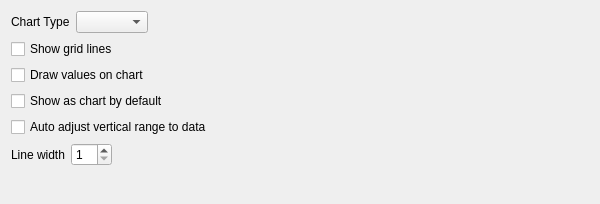
<?xml version="1.0" encoding="UTF-8"?>
<ui version="4.0">
 <class>kMyMoneyReportConfigTabChartDecl</class>
 <widget class="QWidget" name="kMyMoneyReportConfigTabChartDecl">
  <property name="geometry">
   <rect>
    <x>0</x>
    <y>0</y>
    <width>600</width>
    <height>204</height>
   </rect>
  </property>
  <property name="windowTitle">
   <string>Chart Tab</string>
  </property>
  <property name="toolTip">
   <string/>
  </property>
  <property name="whatsThis">
   <string>&lt;p&gt;On this tab, you configure the chart drawn for this report.&lt;/p&gt;</string>
  </property>
  <layout class="QVBoxLayout">
   <item>
    <layout class="QHBoxLayout">
     <item>
      <widget class="QLabel" name="textLabel1">
       <property name="sizePolicy">
        <sizepolicy hsizetype="Preferred" vsizetype="Preferred">
         <horstretch>0</horstretch>
         <verstretch>0</verstretch>
        </sizepolicy>
       </property>
       <property name="toolTip">
        <string>&lt;p&gt;Select what form you would like the chart to be drawn as.&lt;/p&gt;</string>
       </property>
       <property name="text">
        <string>Chart Type</string>
       </property>
       <property name="wordWrap">
        <bool>false</bool>
       </property>
      </widget>
     </item>
     <item>
      <widget class="KMyMoneyGeneralCombo" name="m_comboType"/>
     </item>
     <item>
      <spacer name="spacer1">
       <property name="orientation">
        <enum>Qt::Horizontal</enum>
       </property>
       <property name="sizeType">
        <enum>QSizePolicy::Expanding</enum>
       </property>
       <property name="sizeHint" stdset="0">
        <size>
         <width>121</width>
         <height>20</height>
        </size>
       </property>
      </spacer>
     </item>
    </layout>
   </item>
   <item>
    <widget class="QCheckBox" name="m_checkGridLines">
     <property name="toolTip">
      <string>&lt;p&gt;Select this option to show horizontal and vertical grid lines on the chart.&lt;/p&gt;</string>
     </property>
     <property name="text">
      <string>Show grid lines</string>
     </property>
    </widget>
   </item>
   <item>
    <widget class="QCheckBox" name="m_checkValues">
     <property name="toolTip">
      <string>&lt;p&gt;Select this option to draw the numeric values for data points next to their plot location.&lt;/p&gt;</string>
     </property>
     <property name="text">
      <string>Draw values on chart</string>
     </property>
    </widget>
   </item>
   <item>
    <widget class="QCheckBox" name="m_checkShowChart">
     <property name="toolTip">
      <string>&lt;p&gt;Select this option to cause the report to be shown as a chart when you first open the report.  Otherwise, it will come up as a text report.&lt;/p&gt;</string>
     </property>
     <property name="text">
      <string>Show as chart by default</string>
     </property>
    </widget>
   </item>
   <item>
    <widget class="QCheckBox" name="m_autoAdjustVerticalRangeToData">
     <property name="text">
      <string>Auto adjust vertical range to data</string>
     </property>
    </widget>
   </item>
   <item>
    <layout class="QHBoxLayout">
     <item>
      <widget class="QLabel" name="textLabel6">
       <property name="sizePolicy">
        <sizepolicy hsizetype="Preferred" vsizetype="Preferred">
         <horstretch>0</horstretch>
         <verstretch>0</verstretch>
        </sizepolicy>
       </property>
       <property name="toolTip">
        <string>&lt;p&gt;Select what width should be used to draw the line on the chart&lt;/p&gt;</string>
       </property>
       <property name="text">
        <string>Line width</string>
       </property>
       <property name="wordWrap">
        <bool>false</bool>
       </property>
      </widget>
     </item>
     <item>
      <widget class="QSpinBox" name="m_lineWidth">
       <property name="minimum">
        <number>1</number>
       </property>
       <property name="maximum">
        <number>10</number>
       </property>
      </widget>
     </item>
     <item>
      <spacer name="spacer2">
       <property name="orientation">
        <enum>Qt::Horizontal</enum>
       </property>
       <property name="sizeType">
        <enum>QSizePolicy::Expanding</enum>
       </property>
       <property name="sizeHint" stdset="0">
        <size>
         <width>121</width>
         <height>20</height>
        </size>
       </property>
      </spacer>
     </item>
    </layout>
   </item>
   <item>
    <spacer name="spacer15">
     <property name="orientation">
      <enum>Qt::Vertical</enum>
     </property>
     <property name="sizeType">
      <enum>QSizePolicy::Expanding</enum>
     </property>
     <property name="sizeHint" stdset="0">
      <size>
       <width>20</width>
       <height>20</height>
      </size>
     </property>
    </spacer>
   </item>
  </layout>
 </widget>
 <layoutdefault spacing="6" margin="11"/>
 <customwidgets>
  <customwidget>
   <class>KMyMoneyGeneralCombo</class>
   <extends>KComboBox</extends>
   <header>kmymoneymvccombo.h</header>
  </customwidget>
  <customwidget>
   <class>KComboBox</class>
   <extends>QComboBox</extends>
   <header>kcombobox.h</header>
  </customwidget>
 </customwidgets>
 <resources/>
 <connections/>
</ui>
